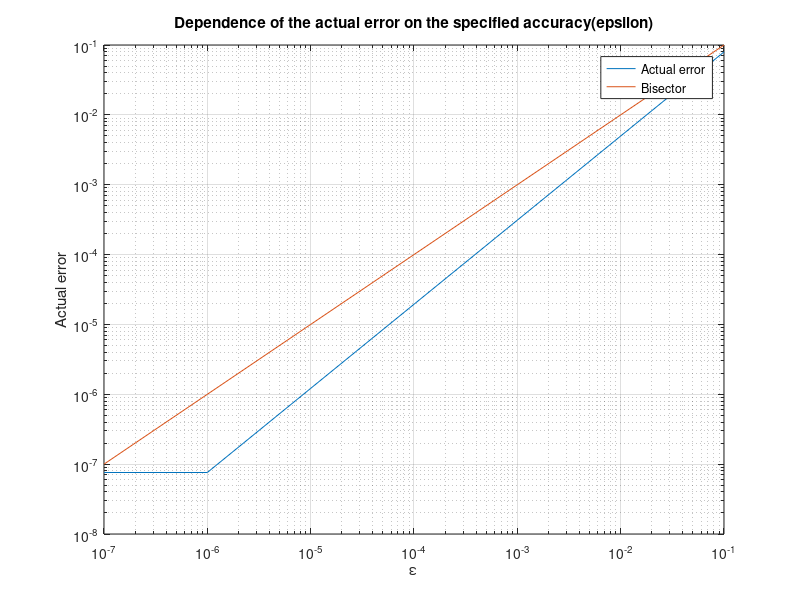
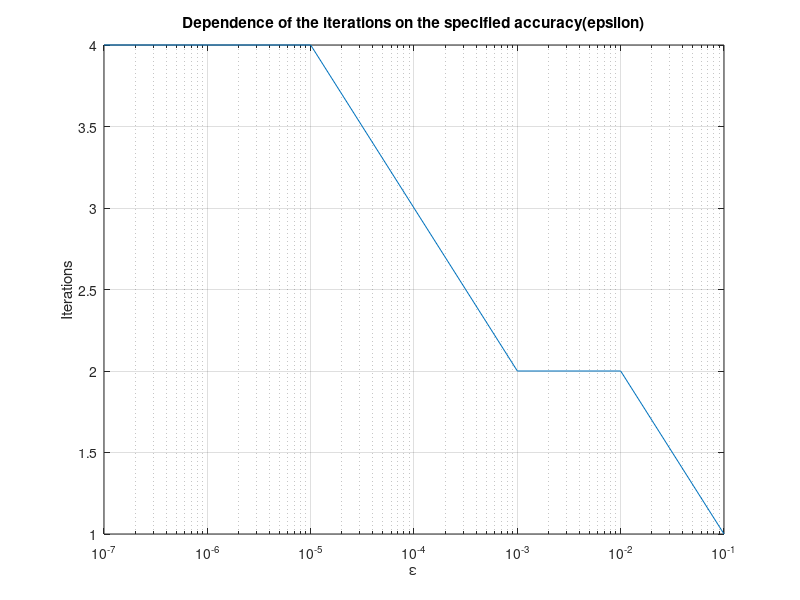

Source code (MATLAB) for these figures, in order:
epsilon = load('f_epsilon.txt');
error = load('f_error.txt');
integral = load('f_integral.txt');
iterations = load('f_iterations.txt');
figure;
loglog(epsilon,error);
hold on;
grid on;
title('Dependence of the actual error on the specified accuracy(epsilon)');
loglog(epsilon,epsilon);
ylabel('Actual error');
xlabel('\epsilon');
legend('Actual error','Bisector');
figure;
semilogx(epsilon,iterations);
ylabel('Iterations');
xlabel('\epsilon');
hold on;
grid on;
title('Dependence of the iterations on the specified accuracy(epsilon)');
